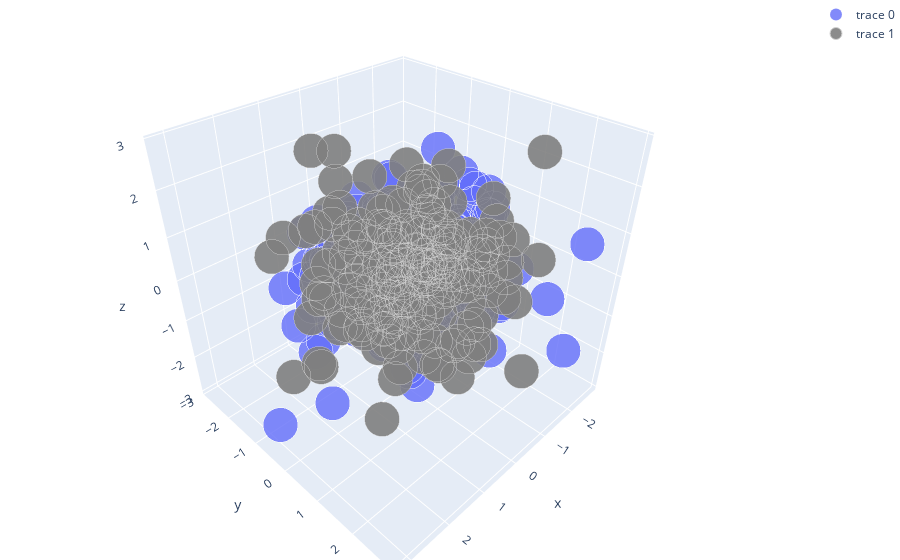

Notebook code for this chart:
### Markdown cell above
### Scatterplot 3D using plotly

### Code cell
import plotly as py
import plotly.graph_objs as go

py.offline.init_notebook_mode(connected=True)
import numpy as np

x, y, z = np.random.multivariate_normal(np.array([0,0,0]), np.eye(3), 200).transpose()
trace1 = go.Scatter3d(
    x=x,
    y=y,
    z=z,
    mode='markers',
    marker=dict(
        size=12,
        line=dict(
            color='rgba(217, 217, 217, 0.14)',
            width=0.5
        ),
        opacity=0.8
    )
)

x2, y2, z2 = np.random.multivariate_normal(np.array([0,0,0]), np.eye(3), 200).transpose()
trace2 = go.Scatter3d(
    x=x2,
    y=y2,
    z=z2,
    mode='markers',
    marker=dict(
        color='rgb(127, 127, 127)',
        size=12,
        symbol='circle',
        line=dict(
            color='rgb(204, 204, 204)',
            width=1
        ),
        opacity=0.9
    )
)
data = [trace1, trace2]
layout = go.Layout(
    margin=dict(
        l=0,
        r=0,
        b=0,
        t=0
    )
)
fig = go.Figure(data=data, layout=layout)
py.offline.iplot(fig, filename='simple-3d-scatter')

### Figure 1 — Plotly figure (JSON) as saved in the notebook; plotly's stock layout.template omitted (floating-point values rounded to 4 significant figures; data arrays with more than 128 entries replaced by an {"elided": "..."} marker saying what was removed)
{"data": [{"marker": {"line": {"color": "rgba(217, 217, 217, 0.14)", "width": 0.5}, "opacity": 0.8, "size": 12}, "mode": "markers", "type": "scatter3d", "x": {"elided": "200 float values"}, "y": {"elided": "200 float values"}, "z": {"elided": "200 float values"}}, {"marker": {"color": "rgb(127, 127, 127)", "line": {"color": "rgb(204, 204, 204)", "width": 1}, "opacity": 0.9, "size": 12, "symbol": "circle"}, "mode": "markers", "type": "scatter3d", "x": {"elided": "200 float values"}, "y": {"elided": "200 float values"}, "z": {"elided": "200 float values"}}], "layout": {"margin": {"b": 0, "l": 0, "r": 0, "t": 0}}}
